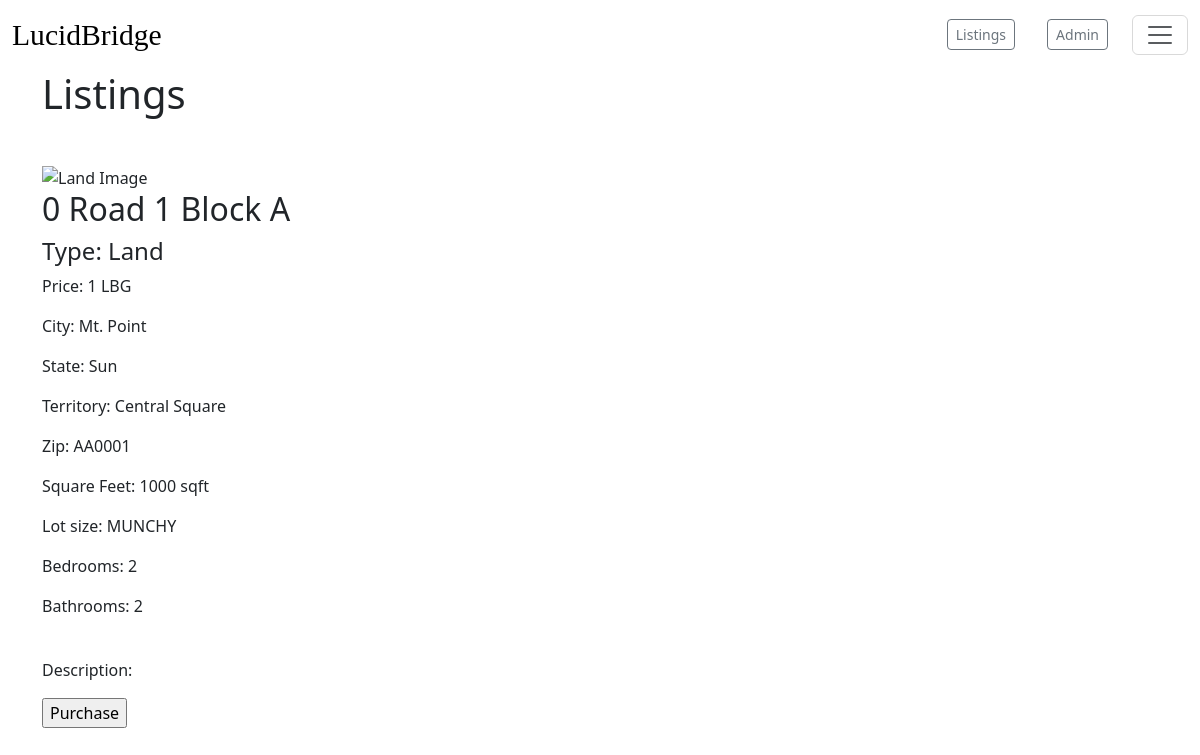
Page /listing/details/1 on the committed database.
### payments/models.py (models this page shows, shortened)
class Listing(models.Model):
    created_at = models.DateTimeField(auto_now_add=True, blank=True)
    name = models.CharField(max_length=100, help_text="Name of the property, street specifically, again.")
    property_type = models.CharField(max_length=500, choices=property_type_choices)
    square_feet = models.CharField(max_length=100, blank=True)
    lot_size = models.CharField(max_length=100, blank=True)
    stories = models.CharField(max_length=100, blank=True)
    bedrooms = models.CharField(max_length=100, blank=True)
    bathrooms = models.CharField(max_length=100, blank=True)
    street = models.CharField(max_length=500)
    city = models.CharField(max_length=100)
    zip = models.CharField(max_length=100, blank=True)
    state = models.CharField(max_length=100, blank=True)
    territory = models.CharField(max_length=100)
    price = models.IntegerField()
    image = models.URLField(blank=True)
    front_description = models.TextField(blank=True, max_length=100, help_text='Listings page description. Short description of property')
    back_description = models.TextField(blank=True, max_length=1000, help_text='Detailed description. Long description of property')
    Owner = models.ForeignKey(User, on_delete=models.CASCADE)

### payments/views.py (the view)
# urls.py: path('details/<int:pk>', views.details, name='propdetails'),
def details(request, pk):
    listings = Listing.objects.get(pk=pk)
    return render(request, "details.htm", {'listing': listings})

### payments/templates/details.htm (shortened to what this page needs)
{% extends "base.html" %}
{% block content %}
<h1>Listings</h1>
<br>
    <img src="{{ listing.image.url }}" alt="{{ listing.name }} Image" class="mt-3">
    <h2>{{ listing.street }}</h2>
    <h4> Type: {{ listing.property_type }}</h4>
    <p>Price: {{ listing.price }} LBG</p>
    <p>City: {{ listing.city }}</p>
    <p>State: {{ listing.state }}</p>
    <p>Territory: {{ listing.territory }}</p>
    <p>Zip: {{ listing.zip }}</p>
    <p>Square Feet: {{ listing.square_feet }} sqft</p>
    <p> Lot size: {{ listing.lot_size }}</p>
    <p>Bedrooms: {{ listing.bedrooms }}</p>
    <p>Bathrooms: {{ listing.bathrooms }}</p>
    <br>
    <p>Description: {{ listing.back_description }}</p>
<form method="post" action="/listing/buy">
    <input type="submit" value="Purchase">
  </form>
  {% endblock %}

### rows in the picture
Listing: street "0 Road 1 Block A", property_type "Land", price "1", city "Mt. Point", state "Sun", territory "Central Square", zip "AA0001", square_feet "1000", lot_size "MUNCHY", bedrooms "2", bathrooms "2"
